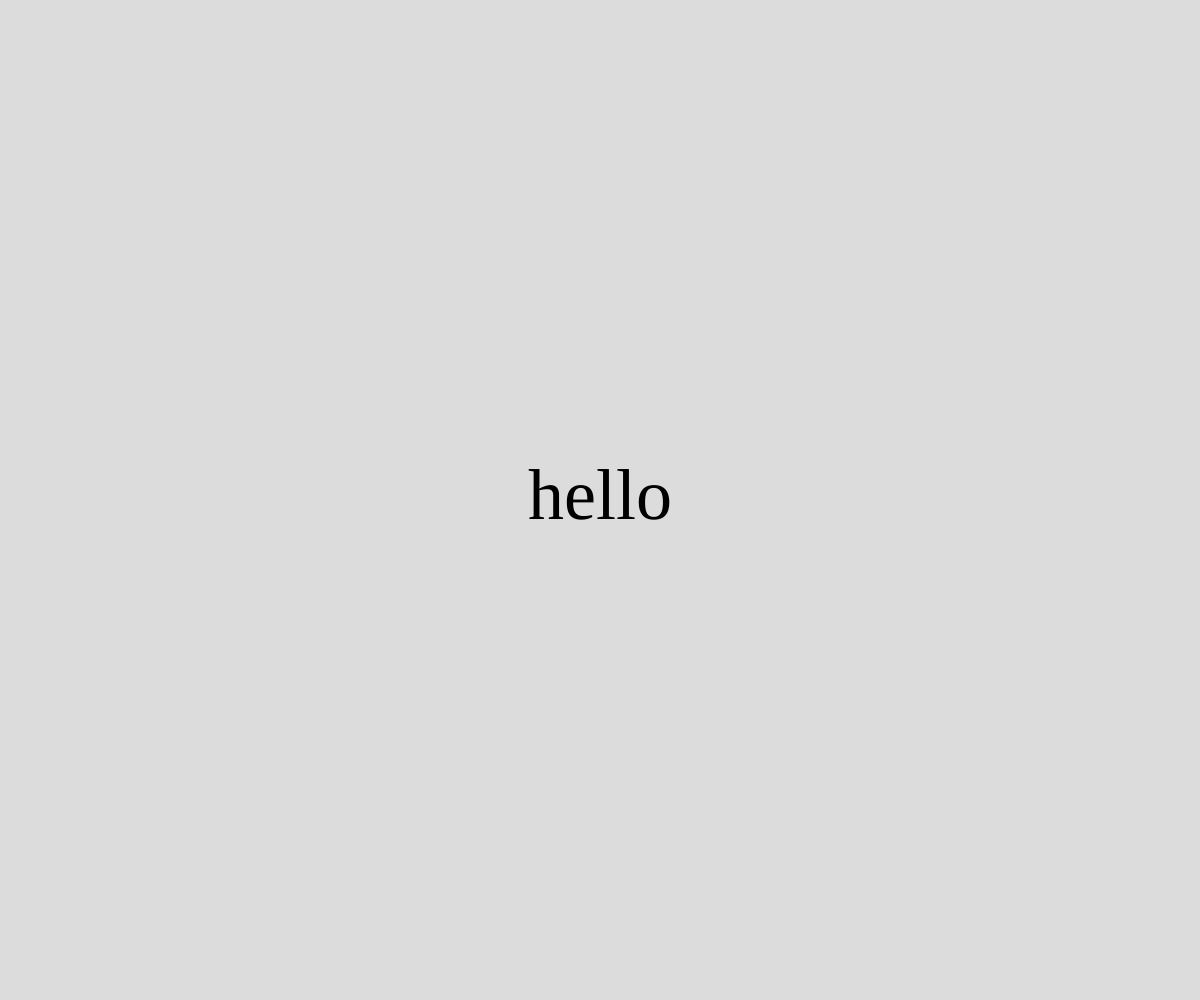
Frame 1 (no input)
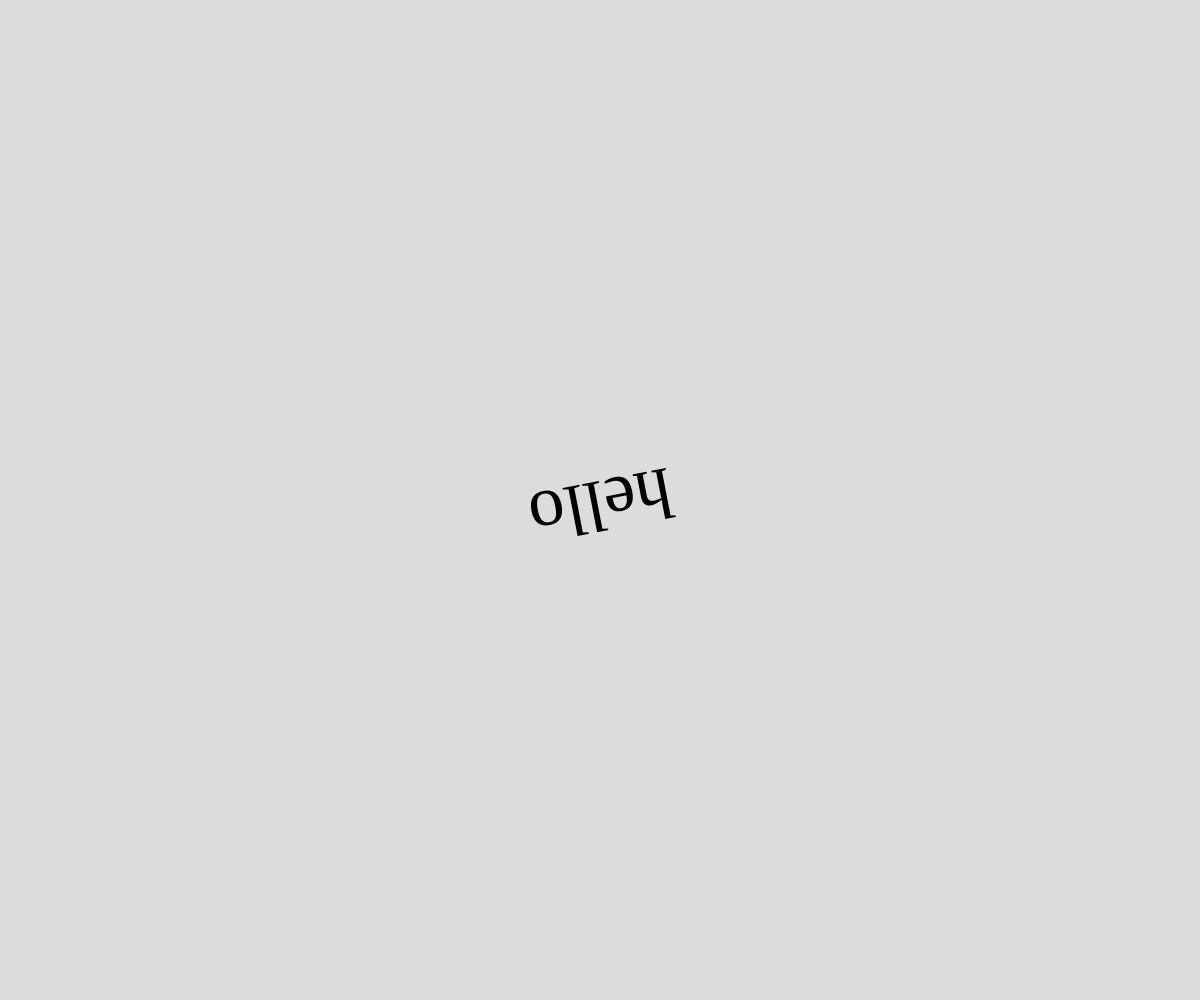
Frame 60 (no input)
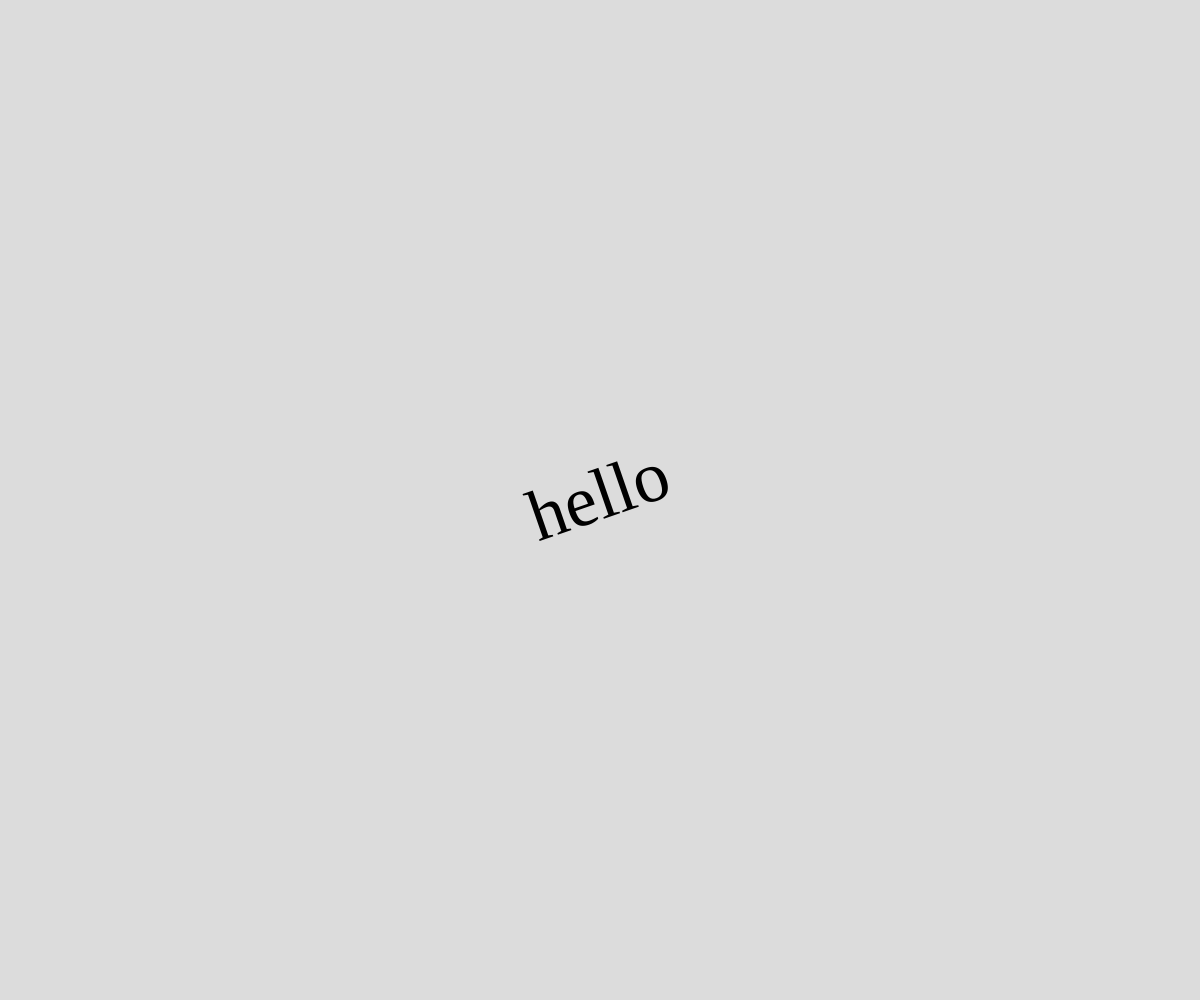
Frame 120 (the mouse pressed at the canvas centre since frame 60)

The p5.js sketch that drew these frames (run headless with seeded random() and noise() and a simulated clock; from frame 60 on, the mouse is pressed at the canvas centre):

// p5.js sketch
// ── sketch.js
let angle = 0
function setup() {
  createCanvas(windowWidth, windowHeight);
  textAlign(CENTER,CENTER);
}

function draw() {
  background(220);
  
  let x = width/2;
  let y = height/2;
  
  push();
  translate(x,y);
  rotate(angle);
  
  textFont('Times New Roman');
  noStroke();
  textSize(72);
  
  text('hello', 0,0);
  pop();
  
  angle += 0.05;

}
